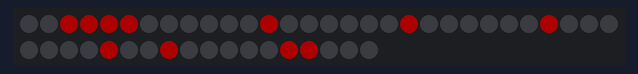
A sketch run on a simulated Arduino Uno, built with avr-gcc and run on an emulated ATmega328P. Shown: 48 RGB LEDs in strip order, left to right, continuing on the next row. Dim RGB values are drawn brighter than linear.

Above: at 0.1 s.
At 3.1 s:
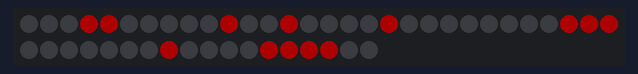

The sketch:

master.ino
```cpp
// Adafruit_NeoMatrix example for single NeoPixel Shield.
// Scrolls 'Howdy' across the matrix in a portrait (vertical) orientation.

#include <Adafruit_GFX.h>
#include <Adafruit_NeoMatrix.h>
#include <Adafruit_NeoPixel.h>
#ifndef PSTR
 #define PSTR // Make Arduino Due happy
#endif

#define PIN 6

// MATRIX DECLARATION:
// Parameter 1 = width of NeoPixel matrix
// Parameter 2 = height of matrix
// Parameter 3 = pin number (most are valid)
// Parameter 4 = matrix layout flags, add together as needed:
//   NEO_MATRIX_TOP, NEO_MATRIX_BOTTOM, NEO_MATRIX_LEFT, NEO_MATRIX_RIGHT:
//     Position of the FIRST LED in the matrix; pick two, e.g.
//     NEO_MATRIX_TOP + NEO_MATRIX_LEFT for the top-left corner.
//   NEO_MATRIX_ROWS, NEO_MATRIX_COLUMNS: LEDs are arranged in horizontal
//     rows or in vertical columns, respectively; pick one or the other.
//   NEO_MATRIX_PROGRESSIVE, NEO_MATRIX_ZIGZAG: all rows/columns proceed
//     in the same order, or alternate lines reverse direction; pick one.
//   See example below for these values in action.
// Parameter 5 = pixel type flags, add together as needed:
//   NEO_KHZ800  800 KHz bitstream (most NeoPixel products w/WS2812 LEDs)
//   NEO_KHZ400  400 KHz (classic 'v1' (not v2) FLORA pixels, WS2811 drivers)
//   NEO_GRB     Pixels are wired for GRB bitstream (most NeoPixel products)
//   NEO_RGB     Pixels are wired for RGB bitstream (v1 FLORA pixels, not v2)


// Example for NeoPixel Shield.  In this application we'd like to use it
// as a 5x8 tall matrix, with the USB port positioned at the top of the
// Arduino.  When held that way, the first pixel is at the top right, and
// lines are arranged in columns, progressive order.  The shield uses
// 800 KHz (v2) pixels that expect GRB color data.
Adafruit_NeoMatrix matrix = Adafruit_NeoMatrix(48, 1, 6,
  2     + 0 +
  NEO_MATRIX_COLUMNS + NEO_MATRIX_PROGRESSIVE,
  NEO_GRB            + NEO_KHZ800);

const uint16_t colors[] = {
  matrix.Color(175, 0, 255), matrix.Color(0, 0, 255), matrix.Color(0, 255, 255), matrix.Color(140, 255, 140), matrix.Color(0, 255, 0), matrix.Color(255, 255, 0), matrix.Color(255, 200, 0), matrix.Color(255, 120, 0), matrix.Color(255, 0, 0), matrix.Color(255, 0, 150), matrix.Color(255, 0, 255), };

void setup() {
  matrix.begin();
  matrix.setTextWrap(false);
  matrix.setBrightness(50);
  matrix.setTextColor(colors[0]);
}

void loop() {
  for (int y = 0; y < 4; y++) {
    switch(y) {
      case 0 :
        two();
        break;
      case 1 :
        zero();
        break;
      case 2 :
        three();
        break;
      case 3 :
        five();
        break;
     }
  }
}

void two() {
  matrix.fillScreen(0);
  matrix.drawPixel(2,0, matrix.Color(255, 0, 0));
  matrix.drawPixel(3,0, matrix.Color(255, 0, 0));
  matrix.drawPixel(4,0, matrix.Color(255, 0, 0));
  matrix.drawPixel(5,0, matrix.Color(255, 0, 0));
  matrix.drawPixel(12,0, matrix.Color(255, 0, 0));
  matrix.drawPixel(19,0, matrix.Color(255, 0, 0));
  matrix.drawPixel(26,0, matrix.Color(255, 0, 0));
  matrix.drawPixel(34,0, matrix.Color(255, 0, 0));
  matrix.drawPixel(43,0, matrix.Color(255, 0, 0));
  matrix.drawPixel(44,0, matrix.Color(255, 0, 0));
  matrix.drawPixel(37,0, matrix.Color(255, 0, 0));
   matrix.show();
    delay(1000);
  }

  void zero() {
  matrix.fillScreen(0);
  matrix.drawPixel(3,0, matrix.Color(255, 0, 0));
  matrix.drawPixel(4,0, matrix.Color(255, 0, 0));
  matrix.drawPixel(10,0, matrix.Color(255, 0, 0));
  matrix.drawPixel(13,0, matrix.Color(255, 0, 0));
  matrix.drawPixel(18,0, matrix.Color(255, 0, 0));
  matrix.drawPixel(21,0, matrix.Color(255, 0, 0));
  matrix.drawPixel(26,0, matrix.Color(255, 0, 0));
  matrix.drawPixel(29,0, matrix.Color(255, 0, 0));
  matrix.drawPixel(34,0, matrix.Color(255, 0, 0));
  matrix.drawPixel(37,0, matrix.Color(255, 0, 0));
  matrix.drawPixel(43,0, matrix.Color(255, 0, 0));
  matrix.drawPixel(44,0, matrix.Color(255, 0, 0));
    matrix.show();
    delay(1000);
  }

    void three() {
  matrix.fillScreen(0);
  matrix.drawPixel(3,0, matrix.Color(255, 0, 0));
  matrix.drawPixel(4,0, matrix.Color(255, 0, 0));
  matrix.drawPixel(10,0, matrix.Color(255, 0, 0));
  matrix.drawPixel(13,0, matrix.Color(255, 0, 0));
  matrix.drawPixel(18,0, matrix.Color(255, 0, 0));
  matrix.drawPixel(27,0, matrix.Color(255, 0, 0));
  matrix.drawPixel(34,0, matrix.Color(255, 0, 0));
  matrix.drawPixel(37,0, matrix.Color(255, 0, 0));
  matrix.drawPixel(43,0, matrix.Color(255, 0, 0));
  matrix.drawPixel(44,0, matrix.Color(255, 0, 0));
   matrix.show();
    delay(1000);
  }

    void five() {
  matrix.fillScreen(0);
  matrix.drawPixel(3,0, matrix.Color(255, 0, 0));
  matrix.drawPixel(4,0, matrix.Color(255, 0, 0));
  matrix.drawPixel(10,0, matrix.Color(255, 0, 0));
  matrix.drawPixel(13,0, matrix.Color(255, 0, 0));
  matrix.drawPixel(18,0, matrix.Color(255, 0, 0));
  matrix.drawPixel(27,0, matrix.Color(255, 0, 0));
  matrix.drawPixel(28,0, matrix.Color(255, 0, 0));
  matrix.drawPixel(29,0, matrix.Color(255, 0, 0));
  matrix.drawPixel(37,0, matrix.Color(255, 0, 0));
  matrix.drawPixel(42,0, matrix.Color(255, 0, 0));
  matrix.drawPixel(43,0, matrix.Color(255, 0, 0));
  matrix.drawPixel(44,0, matrix.Color(255, 0, 0));
  matrix.drawPixel(45,0, matrix.Color(255, 0, 0));
   matrix.show();
    delay(1000);
  }
```

Measured:
- by itself, everything shown: repeats every 4.1 s, in 4 steps
- what the display in image 1 shows lasts 1.0 s, from 3.1 s to 4.1 s
